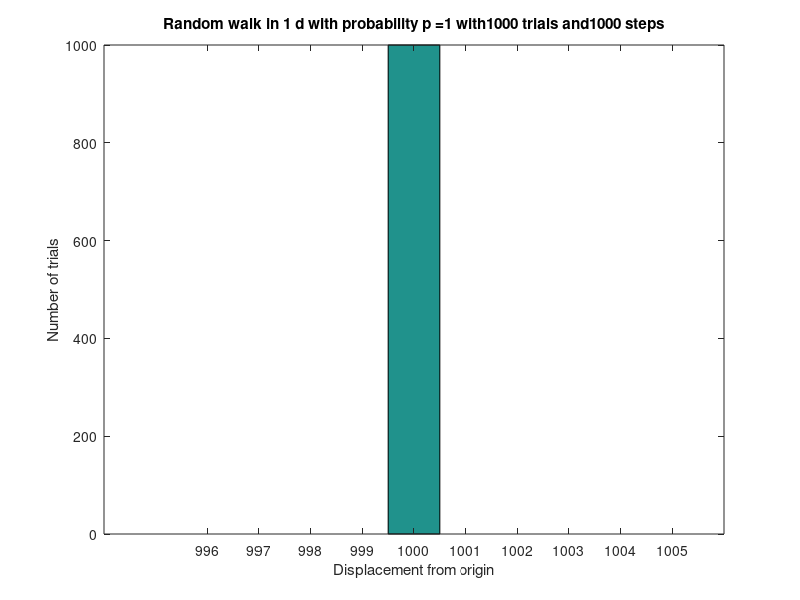

Reproduce this figure in MATLAB.
%This is a test of a 1D random walk
%% initialize
clear
clf
clc


%% Change these variables
for p = 0:.1:1
%Probability of a forward step
%p = .5;
%Number of steps
steps = 1000;

%Number of trials
trials=1000;

%% Dont' change below here for general trials
% Probility of stepping back
q = 1-p;
% Make a large matrix with columns of each trial and rows representing
% steps within a trial
% We get an independent trial for each step with the rand function, which
% gives a value between 0 and 1.
M = rand(steps,trials);

% We then loop through each trial and determine whether it qualifies as a
% 'step forward' (i.e. p ) or a step backward (i.e. q) and then replace the
% random value with the value of the step - either forward, +1, or
% backward, -1
for i=1:steps
    for j=1:trials
        if M(i,j) < p
            % Step forward
            M(i,j)=1;
        else
            % Step backward
            M(i,j)= -1;
        end
    end
end
% Summing across the first dimension, we get the cumulative displacement of
% a single random walk of the number of steps specified:
Results= sum(M,1);

%% Plot results
% Display the results as a histogram:
hist(Results)
title(strcat('Random walk in 1 d with probability p = ', num2str(p), ' with ',num2str(trials),' trials and ',num2str(steps),' steps') );
xlabel('Displacement from origin')
ylabel('Number of trials')

%% Display results
disp('<TRIAL>')
disp('Probability:')
disp(strcat('p = ', num2str(p), ' q = ', num2str(q) ))
disp('Trials:')
disp(num2str(trials))
disp('Steps:')
disp(num2str(steps))
disp('Average of trials:')
disp(num2str(mean(Results)))
disp('Standard Deviation of trials:')
disp(num2str(std(Results)))
disp('</TRIAL>')
disp('')
end
